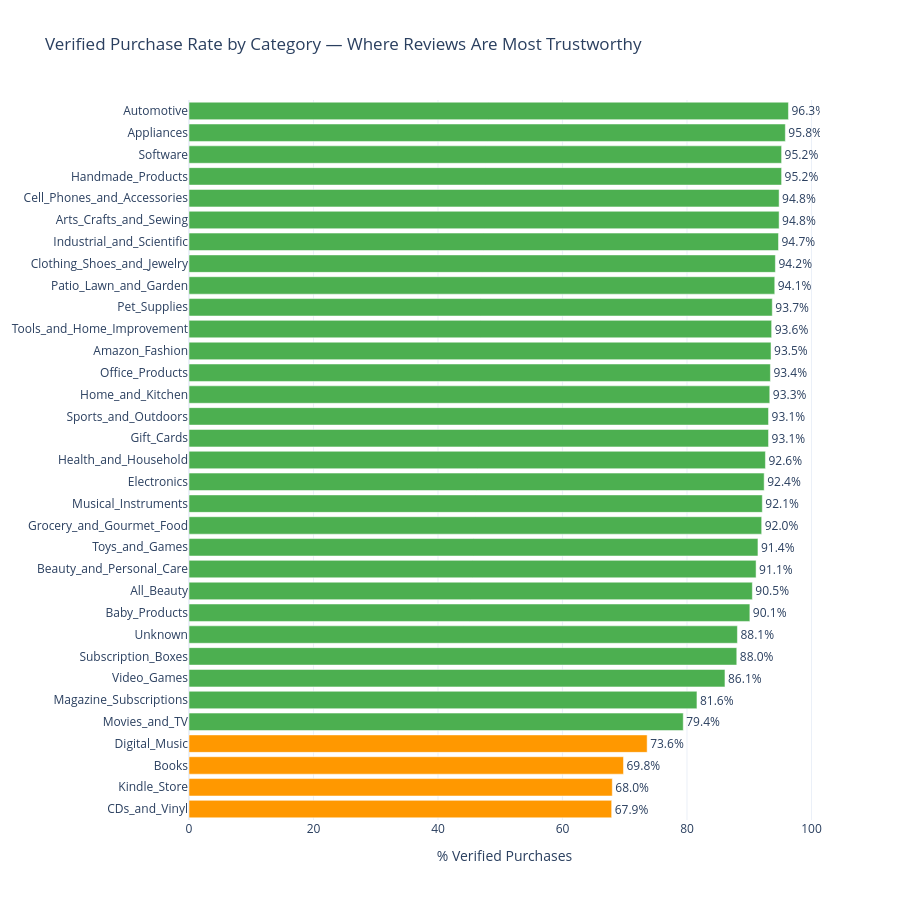

Write notebook code for a chart like this one.
### Markdown cell above
### 5.1 — Verified Purchase Rate by Category

### Code cell
trust_sorted = df_trust_cat.sort_values(TRUST_VERIFIED_PCT, ascending=True)

colors = ['#F44336' if x < 60 else '#FF9800' if x < 75 else '#4CAF50' for x in trust_sorted[TRUST_VERIFIED_PCT]]

fig = go.Figure(go.Bar(
    x=trust_sorted[TRUST_VERIFIED_PCT],
    y=trust_sorted[TRUST_CAT_COL],
    orientation='h',
    marker_color=colors,
    text=[f'{v:.1f}%' for v in trust_sorted[TRUST_VERIFIED_PCT]],
    textposition='outside'
))
fig.update_layout(
    title='Verified Purchase Rate by Category — Where Reviews Are Most Trustworthy',
    xaxis_title='% Verified Purchases',
    template=TEMPLATE, height=900
)
save_chart(fig, '06_verified_rate_by_category')
fig.show()

### Figure 1 — Plotly figure (JSON) as saved in the notebook; plotly's stock layout.template omitted (floating-point values rounded to 4 significant figures)
{"data": [{"marker": {"color": ["#FF9800", "#FF9800", "#FF9800", "#FF9800", "#4CAF50", "#4CAF50", "#4CAF50", "#4CAF50", "#4CAF50", "#4CAF50", "#4CAF50", "#4CAF50", "#4CAF50", "#4CAF50", "#4CAF50", "#4CAF50", "#4CAF50", "#4CAF50", "#4CAF50", "#4CAF50", "#4CAF50", "#4CAF50", "#4CAF50", "#4CAF50", "#4CAF50", "#4CAF50", "#4CAF50", "#4CAF50", "#4CAF50", "#4CAF50", "#4CAF50", "#4CAF50", "#4CAF50"]}, "orientation": "h", "text": ["67.9%", "68.0%", "69.8%", "73.6%", "79.4%", "81.6%", "86.1%", "88.0%", "88.1%", "90.1%", "90.5%", "91.1%", "91.4%", "92.0%", "92.1%", "92.4%", "92.6%", "93.1%", "93.1%", "93.3%", "93.4%", "93.5%", "93.6%", "93.7%", "94.1%", "94.2%", "94.7%", "94.8%", "94.8%", "95.2%", "95.2%", "95.8%", "96.3%"], "textposition": "outside", "type": "bar", "x": [67.9, 68.0, 69.8, 73.6, 79.4, 81.6, 86.1, 88.0, 88.1, 90.1, 90.5, 91.1, 91.4, 92.0, 92.1, 92.4, 92.6, 93.1, 93.1, 93.3, 93.4, 93.5, 93.6, 93.7, 94.1, 94.2, 94.7, 94.8, 94.8, 95.2, 95.2, 95.8, 96.3], "y": ["CDs_and_Vinyl", "Kindle_Store", "Books", "Digital_Music", "Movies_and_TV", "Magazine_Subscriptions", "Video_Games", "Subscription_Boxes", "Unknown", "Baby_Products", "All_Beauty", "Beauty_and_Personal_Care", "Toys_and_Games", "Grocery_and_Gourmet_Food", "Musical_Instruments", "Electronics", "Health_and_Household", "Gift_Cards", "Sports_and_Outdoors", "Home_and_Kitchen", "Office_Products", "Amazon_Fashion", "Tools_and_Home_Improvement", "Pet_Supplies", "Patio_Lawn_and_Garden", "Clothing_Shoes_and_Jewelry", "Industrial_and_Scientific", "Arts_Crafts_and_Sewing", "Cell_Phones_and_Accessories", "Handmade_Products", "Software", "Appliances", "Automotive"]}], "layout": {"height": 900, "title": {"text": "Verified Purchase Rate by Category — Where Reviews Are Most Trustworthy"}, "xaxis": {"title": {"text": "% Verified Purchases"}}}}
